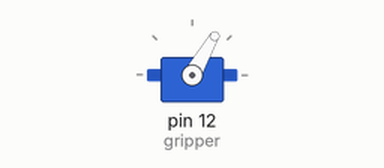
This sketch was run on a simulated Arduino Uno, built with avr-gcc and run on an emulated ATmega328P. Shown: servo.

Above: at 1.05 s.
Timing chart, 0 to 5.6 s (numbered marks = the images above):
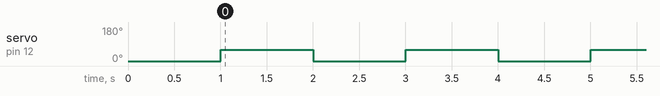

The sketch:

gripper_servo_test.ino
```cpp
/*
 * Test sketch of servo in isolation.
 * Servo will be motor for gripper action.
 * Adjusting measurement of grip_open may
 * be necessary when combined with second
 * arm.
 * greymatter66 2020
 */
#include<Servo.h>
Servo gripper;
int grip_open = 60;
int grip_closed = 0;

void setup()
{
  gripper.attach(12);
  gripper.write(0);
  delay(1000);
}

void loop()
{
  gripper.write(grip_open);
  delay(1000);
  gripper.write(grip_closed);
  delay(1000);
}
```

Measured:
- by itself, servo on pin 12 (gripper): alternates 60° for 1.0 s and 0° for 1.0 s
